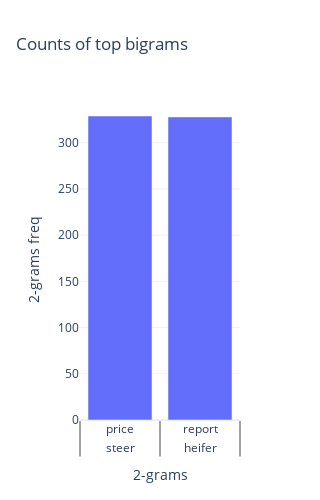
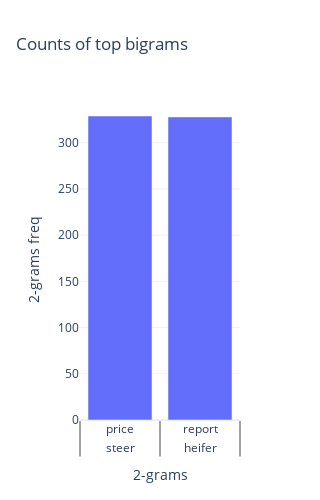

The notebook cell these images were saved under, in order:
### Code cell
bigram_df = bigramtodf
fig = px.bar(
        bigram_df[:20],
        x='2-grams',
        y='2-grams freq',
        title="Counts of top bigrams",
        template="plotly_white",
        labels={"ngram": "Bigram", "count": "Count"},
    )
fig.update_layout(width=1200, height=500)
fig.show()

### Figure 1 — Plotly figure (JSON) as saved in the notebook; plotly's stock layout.template omitted (floating-point values rounded to 4 significant figures)
{"data": [{"alignmentgroup": "True", "hovertemplate": "2-grams=%{x}<br>2-grams freq=%{y}<extra></extra>", "legendgroup": "", "marker": {"color": "#636efa", "pattern": {"shape": ""}}, "name": "", "offsetgroup": "", "orientation": "v", "showlegend": false, "textposition": "auto", "type": "bar", "x": [["steer", "heifer"], ["price", "report"], ["brendan", "golden"], ["livestock", "chairman"], ["young", "bull"], ["beef", "price"], ["angus", "wood"], ["golden", "say"], ["ifa", "president"], ["bull", "cow"], ["joe", "healy"], ["steer", "base"], ["bonus", "month"], ["cattle", "price"], ["ifa", "livestock"], ["wood", "say"], ["say", "ifa"], ["spec", "bonus"], ["ifa", "national"], ["base", "heifer"]], "xaxis": "x", "y": [329, 328, 312, 302, 284, 266, 258, 251, 249, 239, 234, 227, 211, 206, 202, 200, 190, 188, 188, 184], "yaxis": "y"}], "layout": {"barmode": "relative", "height": 500, "legend": {"tracegroupgap": 0}, "title": {"text": "Counts of top bigrams"}, "width": 100, "xaxis": {"anchor": "y", "domain": [0, 1], "title": {"text": "2-grams"}}, "yaxis": {"anchor": "x", "domain": [0, 1], "title": {"text": "2-grams freq"}}}}

### Figure 2 — Plotly figure (JSON) as saved in the notebook; plotly's stock layout.template omitted (floating-point values rounded to 4 significant figures)
{"data": [{"alignmentgroup": "True", "hovertemplate": "2-grams=%{x}<br>2-grams freq=%{y}<extra></extra>", "legendgroup": "", "marker": {"color": "#636efa", "pattern": {"shape": ""}}, "name": "", "offsetgroup": "", "orientation": "v", "showlegend": false, "textposition": "auto", "type": "bar", "x": [["steer", "heifer"], ["price", "report"], ["brendan", "golden"], ["livestock", "chairman"], ["young", "bull"], ["beef", "price"], ["angus", "wood"], ["golden", "say"], ["ifa", "president"], ["bull", "cow"], ["joe", "healy"], ["steer", "base"], ["bonus", "month"], ["cattle", "price"], ["ifa", "livestock"], ["wood", "say"], ["say", "ifa"], ["spec", "bonus"], ["ifa", "national"], ["base", "heifer"]], "xaxis": "x", "y": [329, 328, 312, 302, 284, 266, 258, 251, 249, 239, 234, 227, 211, 206, 202, 200, 190, 188, 188, 184], "yaxis": "y"}], "layout": {"barmode": "relative", "height": 500, "legend": {"tracegroupgap": 0}, "title": {"text": "Counts of top bigrams"}, "width": 100, "xaxis": {"anchor": "y", "domain": [0, 1], "title": {"text": "2-grams"}}, "yaxis": {"anchor": "x", "domain": [0, 1], "title": {"text": "2-grams freq"}}}}
